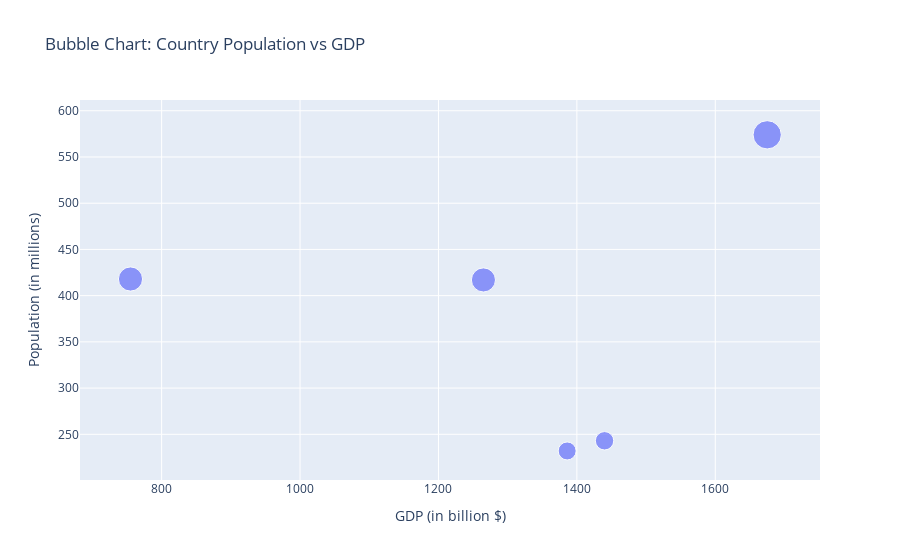

Source (notebook cell):
### Code cell
'''
Q5. Using the given dataset, create a bubble chart to represent each country's population (y-axis), GDP (xaxis), and bubble size proportional to the population.
np.random.seed(25)
data = {
    'Country': ["USA", "Canada", 'UK',
'Germany', 'France'],
    'Population':
np.random.randint(100, 1000, 5),
    'GDP': np.random.randint(500, 2000,5)}
df = pd.DataFrame(data)
Answer:
    Creating a bubble chart using Plotly, where each country's population is on the y-axis, GDP is on the x axis, 
    and the bubble size is proportional to the population.
'''

# Generates the dataset
np.random.seed(25)
data = {
    'Country': ["USA", "Canada", "UK", "Germany", "France"],
    'Population': np.random.randint(100, 1000, 5),
    'GDP': np.random.randint(500, 2000, 5)
}
df = pd.DataFrame(data)

# Createing a bubble chart using Plotly
fig = px.scatter(df, 
                 x="GDP", 
                 y="Population", 
                 size="Population", 
                 hover_name="Country", 
                 title="Bubble Chart: Country Population vs GDP",
                 labels={"GDP": "GDP (in billion $)", "Population": "Population (in millions)"})


'''
Insight:

    This bubble chart shows how each country's GDP relates to its population, with bubble sizes representing population numbers. 
    You can quickly spot that bigger bubbles mean larger populations, which helps compare countries easily. For example, if one 
    country has a high GDP but a small bubble, it suggests its economic power is greater than what you'd expect from its population size, 
    which is an interesting observation.
'''
# Show the plot
fig.show()

### Figure 1 — Plotly figure (JSON) as saved in the notebook; plotly's stock layout.template omitted (floating-point values rounded to 4 significant figures)
{"data": [{"hovertemplate": "<b>%{hovertext}</b><br><br>GDP (in billion $)=%{x}<br>Population (in millions)=%{marker.size}<extra></extra>", "hovertext": ["USA", "Canada", "UK", "Germany", "France"], "legendgroup": "", "marker": {"color": "#636efa", "size": [232, 418, 574, 243, 417], "sizemode": "area", "sizeref": 1.435, "symbol": "circle"}, "mode": "markers", "name": "", "orientation": "v", "showlegend": false, "type": "scatter", "x": [1386, 755, 1675, 1440, 1265], "xaxis": "x", "y": [232, 418, 574, 243, 417], "yaxis": "y"}], "layout": {"autosize": true, "legend": {"itemsizing": "constant", "tracegroupgap": 0}, "title": {"text": "Bubble Chart: Country Population vs GDP"}, "xaxis": {"anchor": "y", "autorange": true, "domain": [0, 1], "range": [686.9, 1746.0], "title": {"text": "GDP (in billion $)"}, "type": "linear"}, "yaxis": {"anchor": "x", "autorange": true, "domain": [0, 1], "range": [184.1, 636.3], "title": {"text": "Population (in millions)"}, "type": "linear"}}}
